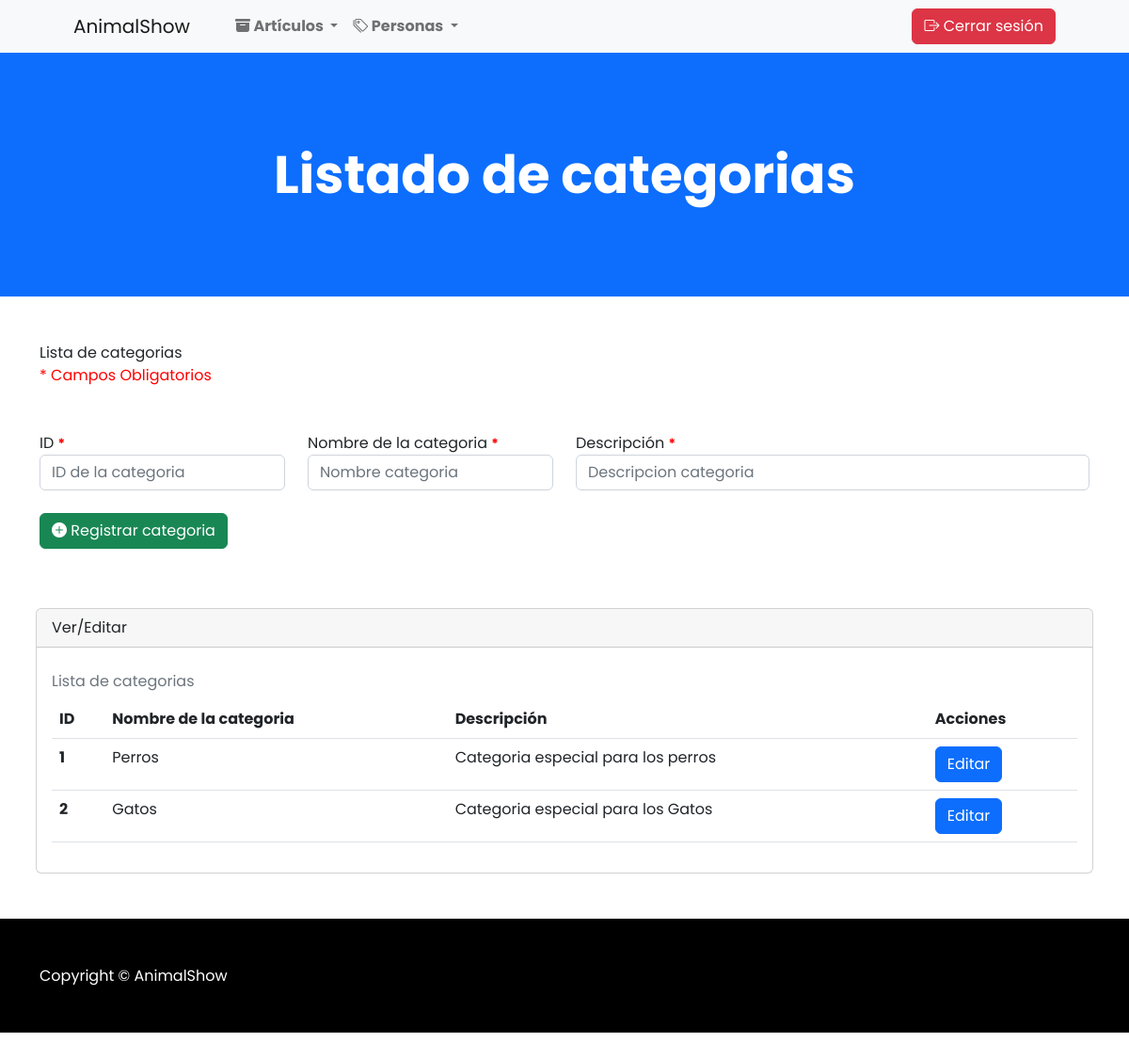
Before: /categorias with the older database file.
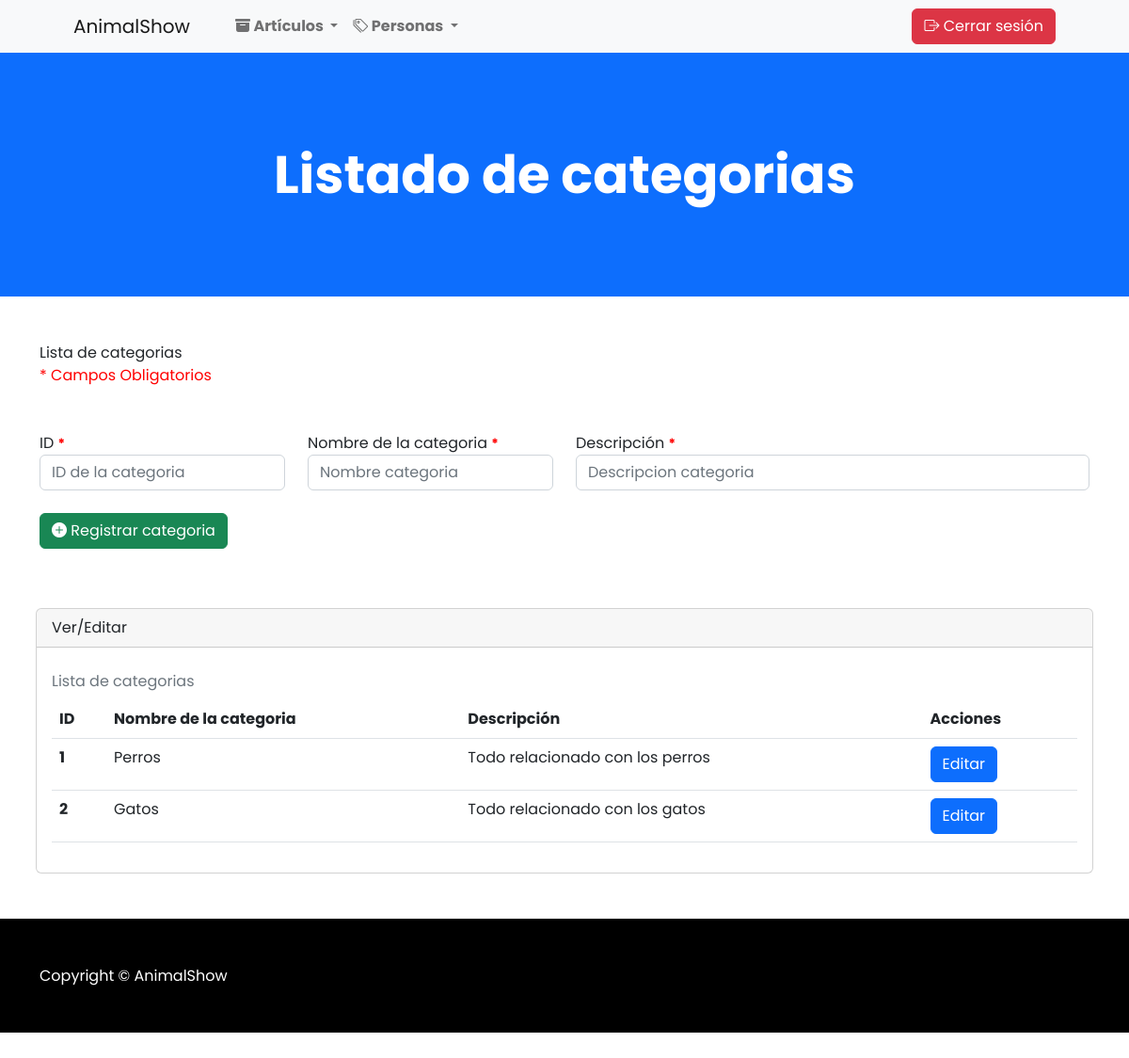
After: the same page with the newer database file.
### apps/Shopanimal/models.py (models this page shows, shortened)
class Categoria(models.Model):
    id_categoria = models.IntegerField(primary_key=True)
    nombre_categoria = models.CharField(max_length=100)
    descripcion = models.CharField(max_length=100)

### apps/Shopanimal/views.py (the view)
# urls.py: path('categorias', views.cargarListaCategorias),
def cargarListaCategorias(request):
    tipoUsuario = request.session.get('tipoUsuario', None)
    categorias = Categoria.objects.all()
    return render(request, "agregarCat.html", {"lcate": categorias, "tipoUsuario":tipoUsuario})

### apps/Shopanimal/templates/agregarCat.html (shortened to what this page needs)
{% extends './baseAdmin.html' %} {% load static %} {% block head %}
<link rel="stylesheet" href="{% static 'css/style.css' %}" />
{% endblock %} {% block body %}
<header class="bg-primary py-5">
  <div class="container px-4 px-lg-5 my-5">
    <div class="text-center text-white">
      <h1 class="display-4 fw-bolder">Listado de categorias</h1>
    </div>
  </div>
</header>
<div class="container mt-5">
  <caption>
    Lista de categorias
  </caption>
  <br />
  <span class="rd-point">* Campos Obligatorios</span>
</div>
<form
  id="agregarCategoriaForm"
  action="/agregarCategoriaForm"
  method="POST"
  enctype="multipart/form-data"
>
  <div class="container mt-5 mb-5">
    <div class="row">
      <div class="col-md-3">
        <div class="form-group mb-3">
          <label for="txtID">ID <small>*</small></label>
          <input
            name="txtID"
            id="txtID"
            type="number"
            class="form-control"
            placeholder="ID de la categoria"
          />
        </div>
      </div>
      <div class="col-md-3">
        <div class="form-group mb-3">
          <label for="txtCategoria"
            >Nombre de la categoria <small>*</small></label
          >
          <input
            name="txtCategoria"
            id="txtCategoria"
            type="text"
            class="form-control"
            placeholder="Nombre categoria"
          />
        </div>
      </div>
      <div class="col-md-6">
        <div class="form-group mb-3">
          <label for="txtDescripcion">Descripción <small>*</small></label>
          <input
            name="txtDescripcion"
            id="txtDescripcion"
            type="text"
            class="form-control"
            placeholder="Descripcion categoria"
          />
        </div>
      </div>
      <div class="col-md-3">
        <div class="form-group mt-2">
          <button id="btnEnviar" type="submit" class="btn btn-success">
            <i class="bi bi-plus-circle-fill"></i> Registrar categoria
          </button>
        </div>
      </div>
    </div>
  </div>
</form>
<div class="container px-4 px-lg-2 mt-5 mb-5">
  <div class="card">
    <div class="card-header">Ver/Editar</div>
    <div class="card-body">
      <table class="table caption-top">
        <caption>
          Lista de categorias
        </caption>
        <thead>
          <tr>
            <th scope="col">ID</th>
            <th scope="col">Nombre de la categoria</th>
            <th scope="col">Descripción</th>
            <th scope="col">Acciones</th>
          </tr>
        </thead>
        <tbody>
          {% for c in lcate %}
          <tr>
            <th scope="row">{{c.id_categoria}}</th>
            <td>{{c.nombre_categoria}}</td>
            <td>{{c.descripcion}}</td>
            <td>
              <a
                href="/editarCategoria/{{c.id_categoria}}"
                class="btn btn-primary"
                >Editar</a
              >
            </td>
          </tr>
          {% endfor %}
        </tbody>
      </table>
    </div>
  </div>
</div>
{% endblock %}

Changed rows visible on the page:
changed Categoria "Perros": descripcion "Categoria especial para los perros" → "Todo relacionado con los perros"
changed Categoria "Gatos": descripcion "Categoria especial para los Gatos" → "Todo relacionado con los gatos"
